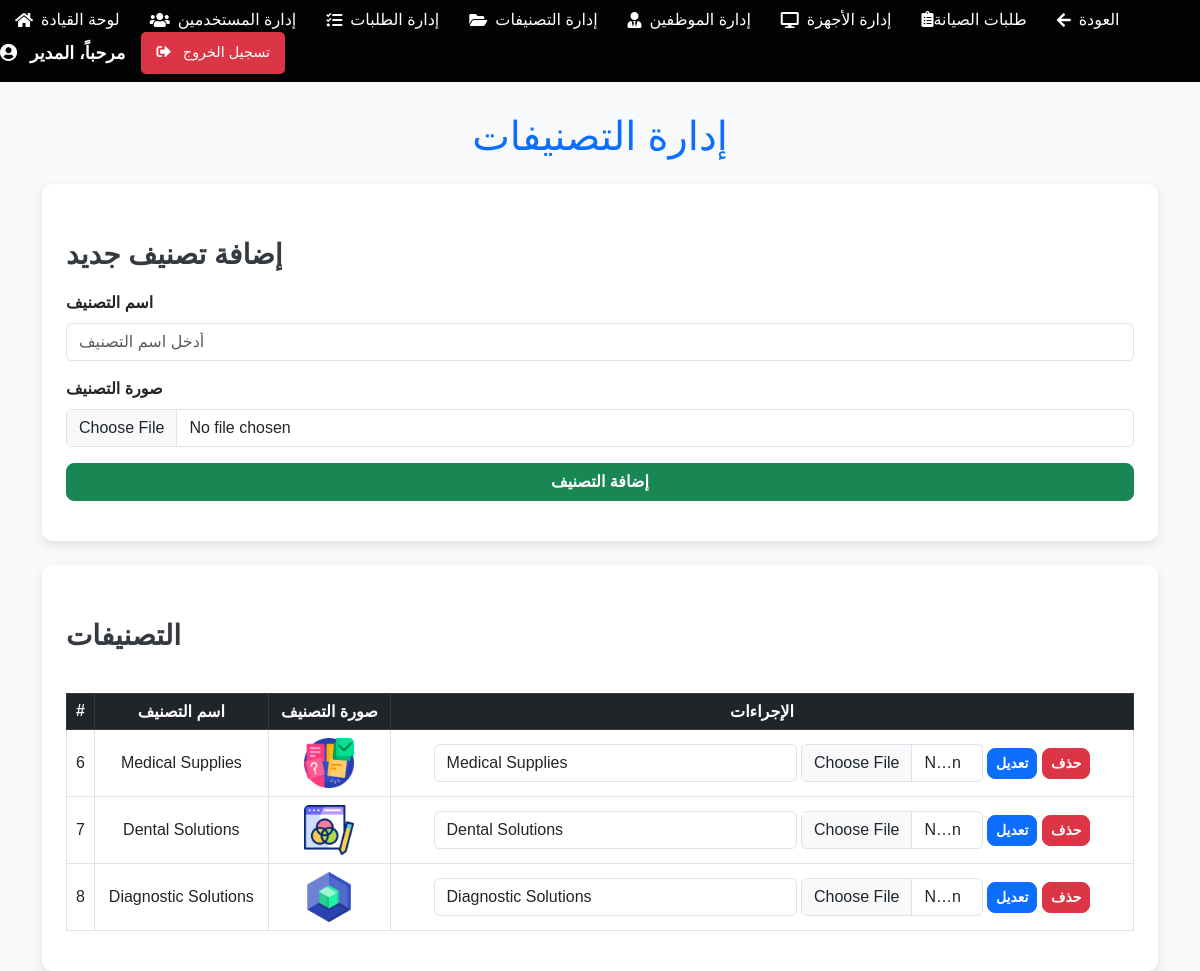
Page /admin/categories.php (signed in) on the committed database.
### tables this page shows
CREATE TABLE `categories` (
  `id` int NOT NULL,
  `category_name` varchar(255) NOT NULL,
  `created_at` timestamp NOT NULL DEFAULT CURRENT_TIMESTAMP,
  `category_image` varchar(255) NOT NULL
);

### admin/categories.php (the view, shortened to what this page needs)
<?php
include '../db.php';
include 'amin-Header.php';
$categories = [];
$query = "SELECT * FROM categories";
$result = $conn->query($query);
while ($row = $result->fetch_assoc()) {
    $categories[] = $row;
}
?>
<!DOCTYPE html>
<html lang="ar">
<head>
    <link href="https://cdn.jsdelivr.net/npm/bootstrap@5.3.0-alpha3/dist/css/bootstrap.min.css" rel="stylesheet">
</head>
<body>
    <div class="container">
        <h1 class="text-center text-primary"> إدارة التصنيفات</h1>
        <div class="card p-4 mt-4">
            <h3>إضافة تصنيف جديد</h3>
            <form method="POST" enctype="multipart/form-data">
                <div class="mb-3">
                    <label for="category_name" class="form-label">اسم التصنيف</label>
                    <input type="text" name="category_name" id="category_name" class="form-control" placeholder="أدخل اسم التصنيف" required>
                </div>
                <div class="mb-3">
                    <label for="category_image" class="form-label">صورة التصنيف</label>
                    <input type="file" name="category_image" id="category_image" class="form-control">
                </div>
                <button type="submit" name="add_category" class="btn btn-success w-100">إضافة التصنيف</button>
            </form>
        </div>
        <div class="card p-4 mt-4">
            <h3>التصنيفات</h3>
            <table class="table table-hover table-bordered">
                <thead class="table-dark">
                    <tr>
                        <th>#</th>
                        <th>اسم التصنيف</th>
                        <th>صورة التصنيف</th>
                        <th>الإجراءات</th>
                    </tr>
                </thead>
                <tbody>
                    <?php foreach ($categories as $category): ?>
                        <tr>
                            <td><?php echo $category['id']; ?></td>
                            <td><?php echo htmlspecialchars($category['category_name']); ?></td>
                            <td>
                                <?php if (!empty($category['category_image'])): ?>
                                    <img src="<?php echo htmlspecialchars("../".$category['category_image']); ?>" alt="صورة التصنيف" width="50">
                                <?php else: ?>
                                    <span>لا توجد صورة</span>
                                <?php endif; ?>
                            </td>
                            <td>
                                <form method="POST" enctype="multipart/form-data" class="d-inline">
                                    <input type="text" name="category_name" value="<?php echo htmlspecialchars($category['category_name']); ?>" class="form-control d-inline w-50" required>
                                    <input type="file" name="category_image" class="form-control d-inline w-25">
                                    <button type="submit" name="update_category" class="btn btn-primary btn-sm">تعديل</button>
                                </form>
                                <a href="?delete_category=<?php echo $category['id']; ?>" class="btn btn-danger btn-sm">حذف</a>
                            </td>
                        </tr>
                    <?php endforeach; ?>
                </tbody>
            </table>
        </div>
    </div>
</body>
</html>

### admin/amin-Header.php (style rules this page uses)
body { background-color: #020304; font-family: 'Tajawal', sans-serif; }
.btn-success, .btn-warning, .btn-delete { border-radius: 5px; font-size: 0.9rem; }
table { border-collapse: separate; border-spacing: 0 10px; }
table thead th { background-color: #343a40; color: #fff; text-align: center; }
table tbody tr { background-color: #fff; transition: transform 0.2s ease; }
table td, table th { vertical-align: middle; text-align: center; }

### admin/categories.php (style rules this page uses)
body { font-family: 'Tajawal', sans-serif; background-color: #f8f9fa; }
.container { margin-top: 30px; }
.card { border: none; border-radius: 10px; box-shadow: 0 4px 10px rgba(0, 0, 0, 0.1); transition: transform 0.2s ease; }
.btn-primary, .btn-success, .btn-danger { font-weight: bold; border-radius: 8px; }
table { margin-top: 20px; }
table img { border-radius: 5px; }
h3 { margin-top: 30px; margin-bottom: 20px; font-weight: bold; color: #343a40; }
form input, form button { border-radius: 8px; }
.form-label { font-weight: bold; }

### rows in the picture
categories: id "6", category_name "Medical Supplies", category_image (picture)
categories: id "7", category_name "Dental Solutions", category_image (picture)
categories: id "8", category_name "Diagnostic Solutions", category_image (picture)
